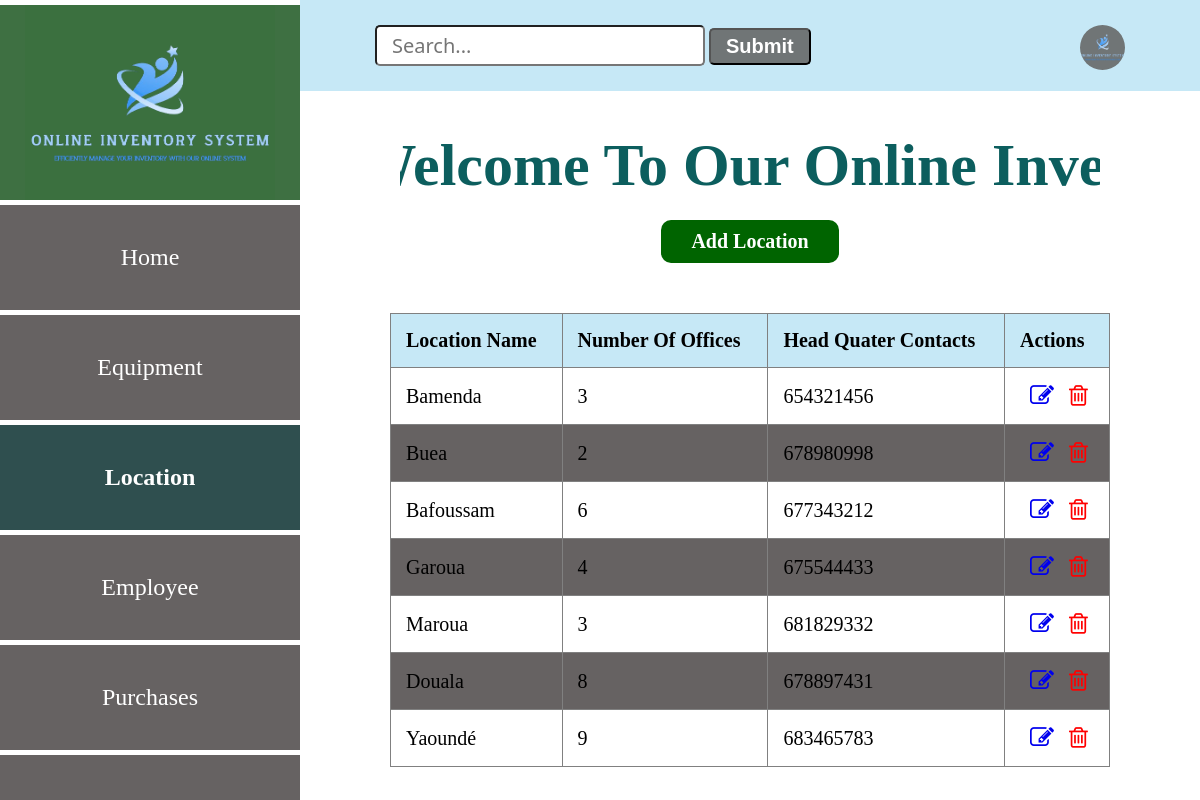
The app's page /location with its own data.
### app.py (models this page shows, shortened)
class Location(db.Model):
    __tablename__ = "locations"
    id=db.Column(db.Integer, primary_key=True)
    location_name=db.Column(db.String(50))
    number_of_offices=db.Column(db.Integer)
    head_quater_contact=db.Column(db.Integer)
    employees_rel=db.relationship('Employee', backref='employees_location')
    equipment_rel=db.relationship('Equipment', backref='equipment_loation')

### app.py (the view)
@app.route('/location')
def location():
    locations = Location.query.all()
    return render_template ('locationList.html', locations = locations)

### app.py (called while the page is built)
@app.before_request
def create_table():
    db.create_all()

### templates/locationList.html (shortened to what this page needs)
<!DOCTYPE html>
<html lang="en">
<head>
    <link
    rel="stylesheet"
    href="{{ url_for('static', filename='main.css') }}"
    />
    <link rel="stylesheet" href="https://cdnjs.cloudflare.com/ajax/libs/font-awesome/4.7.0/css/font-awesome.min.css">
</head>
<body>
    <div class="header">
        <input type="search" id="query" name="search" placeholder="Search...">
        <button>Submit</button>
        <a href="#"><img src="{{ url_for('static', filename='logo.png') }}" alt=""></a>
    </div>
    <section class="sidebar">
        <div class="logo">
            <img src="{{ url_for('static', filename='logo.png') }}" alt="logo">
        </div>
        <div class="content">
            <a href="/entry_point" class="home">Home</a>
            <a href="/equipment" class="home">Equipment</a>
            <a href="/location" class="home active">Location</a>
            <a href="/employee" class="home">Employee</a>
            <a href="/purchase" class="home">Purchases</a>
            <a href="/login" class="home">Logout</a>
        </div>
    </section>
    <div class="marquee-container">
      <h1 class="marquee">Welcome To Our Online Inventory System</h1>
    </div>
    <div class="location-form">
      <a href="/add-location" class="btn1">Add Location</a>
      <table border="1" style="overflow: auto;">
        <thead>
          <tr>
            <th>Location Name</th>
            <th>Number Of Offices</th>
            <th>Head Quater Contacts</th>
            <th>Actions</th>
          </tr>
        </thead>
        <tbody>
          {% for location in locations  %}
            <tr>
              <td>{{ location.location_name }}</td>
              <td>{{ location.number_of_offices}}</td>
              <td>{{ location.head_quater_contact}}</td>
              <td class="action">
                <a href="/edit_location{{ location.id }}"><i class="fa fa-edit" style="font-size:24px"></i></a>
                <a href="/delete_location{{ location.id }}"><i class="fa fa-trash-o" style="font-size:24px"></i></a>
              </td>
            </tr>
          {% endfor %}
        </tbody>
      </table>
    </div>
</body>
</html>

### static/main.css (style rules this page uses)
body { margin: 0; padding: 0; font-family: Verdana; }
.header { background: #c6e8f6; padding: 25px; }
.header input { padding: 5px 15px; font-size: 20px; font-family:'Segoe UI', Tahoma, Geneva, Verdana, sans-serif; border-radius: 5px; margin-left: 350px; }
.header button { padding: 5px 15px; font-size: 20px; border-radius: 5px; background: #707576; color: #fff; font-weight: bold; }
.header img { width: 45px; height: 45px; background: #707576; border-radius: 50%; float: right; justify-content: center; margin-right: 50px; }
.sidebar { position: fixed; top: 0; left: 0; width: 300px; height: 100vh; background: #707576; border-top: 5px solid #fff; }
.logo { width: 300px; height: 200px; background: rgba(59, 112, 63, 0.938); display: flex; justify-content: center; align-items: center; }
.logo img { width: 250px; display: block; margin: auto; background-color: rgba(59, 112, 63, 0.938); }
.content { background: #707576; width: 300px; height: calc(100vh - 200px); position: fixed; top: 200px; z-index: 1; border-top: 5px solid #fff; overflow-y: auto; }
.content a { display: flex; text-decoration: none; color: #fff; font-size: 24px; border-bottom: 5px solid white; padding: 39px; justify-content: center; }
.home { border: none; outline: none; padding: 10px 16px; background: #666262; cursor: pointer; }
.active, .home:hover { background: darkslategrey; color: black; font-weight: bold; }
h1 { display: flex; font-size: 60px; flex-wrap: wrap; justify-content: center; gap: 50px; margin-left: 300px; text-align: center; margin-top: 40px; color: rgb(12, 94, 94); }
.location-form { display: flex; justify-content: center; align-items: center; flex-direction: column; margin-left: 300px; }
table { width: 80%; border-collapse: collapse; margin-top: 30px; }
th, td { padding: 15px; text-align: left; font-size: 20px; }
th { background-color: #c6e8f6; font-weight: bold; }
tbody tr:nth-child(even) { background-color: #666262; }
.btn1 { background: darkgreen; color: #fff; font-size: 1em; padding: 10px 30px; border-radius: 10px; transition: background-color 0.25s; margin-bottom: 20px; text-decoration: none; font-size: 20px; display: block; margin-top: -20px; font-weight: bold; }
.marquee-container { overflow: hidden; margin-right: 100px; margin-left: 400px; behavior: inherit; }
.marquee { animation: marquee 20s linear infinite; white-space: nowrap; }
.action a { margin-left: 10px; }
.action .fa-trash-o { color: red; }

### records on screen
Location: location_name "Bamenda", number_of_offices "3", head_quater_contact "654321456"
Location: location_name "Buea", number_of_offices "2", head_quater_contact "678980998"
Location: location_name "Bafoussam", number_of_offices "6", head_quater_contact "677343212"
Location: location_name "Garoua", number_of_offices "4", head_quater_contact "675544433"
Location: location_name "Maroua", number_of_offices "3", head_quater_contact "681829332"
Location: location_name "Douala", number_of_offices "8", head_quater_contact "678897431"
Location: location_name "Yaoundé", number_of_offices "9", head_quater_contact "683465783"
